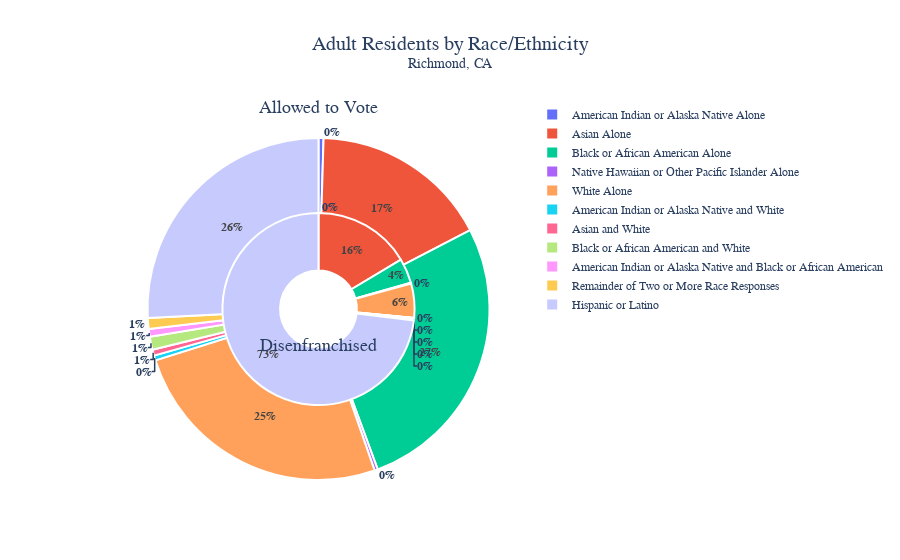

Here is the notebook cell this chart was saved with:
### Code cell
labels = richmond['lntitle'].cat.categories

fig = make_subplots(
    rows=2, cols=1, 
    specs=[[dict(type="pie")]] * 2,
    subplot_titles=["Allowed to Vote", "Disenfranchised"]
)


fig.add_trace(
    go.Pie(
        values=richmond['cvap_est'],
        labels=labels,
        scalegroup='one',
        sort=False,
        hole=0.4,
        direction='clockwise',
        name="Allowed to Vote",
    ), 
    row=1, col=1,
)

fig.add_trace(
    go.Pie(
        values=richmond['dvap_est'],
        labels=labels,
        scalegroup='one',
        sort=False,
        hole=0.4,
        direction='clockwise',
        name="Disenfranchised",
    ), 
    row=2, col=1,
)

fig.update_traces(
    marker=dict(
        line=dict(color='#ffffff', width=2)
    ),
    texttemplate='<b>%{percent:.0%}</b>'
)

fig.update_layout(
    title_font_size=20,
    title_text='Adult Residents by Race/Ethnicity<br><sup>Richmond, CA</sup>',
    title_x=0.5,
    font_family='Raleway',
    legend=dict(traceorder='normal'),
)

fig.update_annotations(font_size=18)

for ann in fig['layout']['annotations']:
    ann['y'] -= 0.05

for pie in fig['data']:
    pie['domain']['y'] = [0.0, 0.9]

fig

### Figure 1 — Plotly figure (JSON) as saved in the notebook; plotly's stock layout.template omitted (floating-point values rounded to 4 significant figures)
{"data": [{"direction": "clockwise", "domain": {"x": [0, 1], "y": [0, 0.9]}, "hole": 0.4, "labels": ["American Indian or Alaska Native Alone", "Asian Alone", "Black or African American Alone", "Native Hawaiian or Other Pacific Islander Alone", "White Alone", "American Indian or Alaska Native and White", "Asian and White", "Black or African American and White", "American Indian or Alaska Native and Black or African American", "Remainder of Two or More Race Responses", "Hispanic or Latino"], "marker": {"line": {"color": "#ffffff", "width": 2}}, "name": "Allowed to Vote", "scalegroup": "one", "sort": false, "texttemplate": "<b>%{percent:.0%}</b>", "type": "pie", "values": [310, 11030, 17640, 200, 16630, 300, 375, 800, 480, 665, 16880]}, {"direction": "clockwise", "domain": {"x": [0, 1], "y": [0, 0.9]}, "hole": 0.4, "labels": ["American Indian or Alaska Native Alone", "Asian Alone", "Black or African American Alone", "Native Hawaiian or Other Pacific Islander Alone", "White Alone", "American Indian or Alaska Native and White", "Asian and White", "Black or African American and White", "American Indian or Alaska Native and Black or African American", "Remainder of Two or More Race Responses", "Hispanic or Latino"], "marker": {"line": {"color": "#ffffff", "width": 2}}, "name": "Disenfranchised", "scalegroup": "one", "sort": false, "texttemplate": "<b>%{percent:.0%}</b>", "type": "pie", "values": [0, 3385, 860, 30, 1185, 0, 15, 30, 0, 40, 15075]}], "layout": {"annotations": [{"font": {"size": 18}, "showarrow": false, "text": "Allowed to Vote", "x": 0.5, "xanchor": "center", "xref": "paper", "y": 0.95, "yanchor": "bottom", "yref": "paper"}, {"font": {"size": 18}, "showarrow": false, "text": "Disenfranchised", "x": 0.5, "xanchor": "center", "xref": "paper", "y": 0.325, "yanchor": "bottom", "yref": "paper"}], "font": {"family": "Raleway"}, "legend": {"traceorder": "normal"}, "title": {"font": {"size": 20}, "text": "Adult Residents by Race/Ethnicity<br><sup>Richmond, CA</sup>", "x": 0.5}}}
